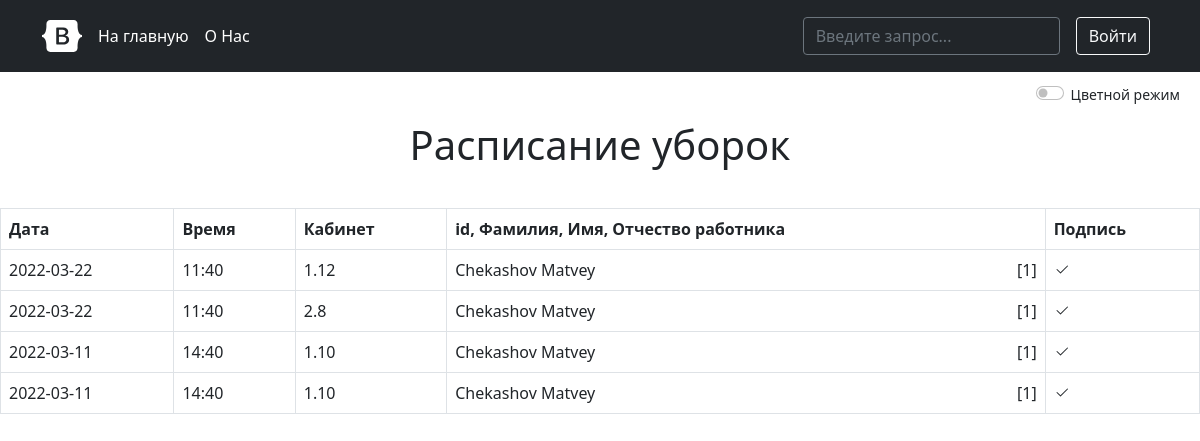
The page /schedules on the database as committed earlier.
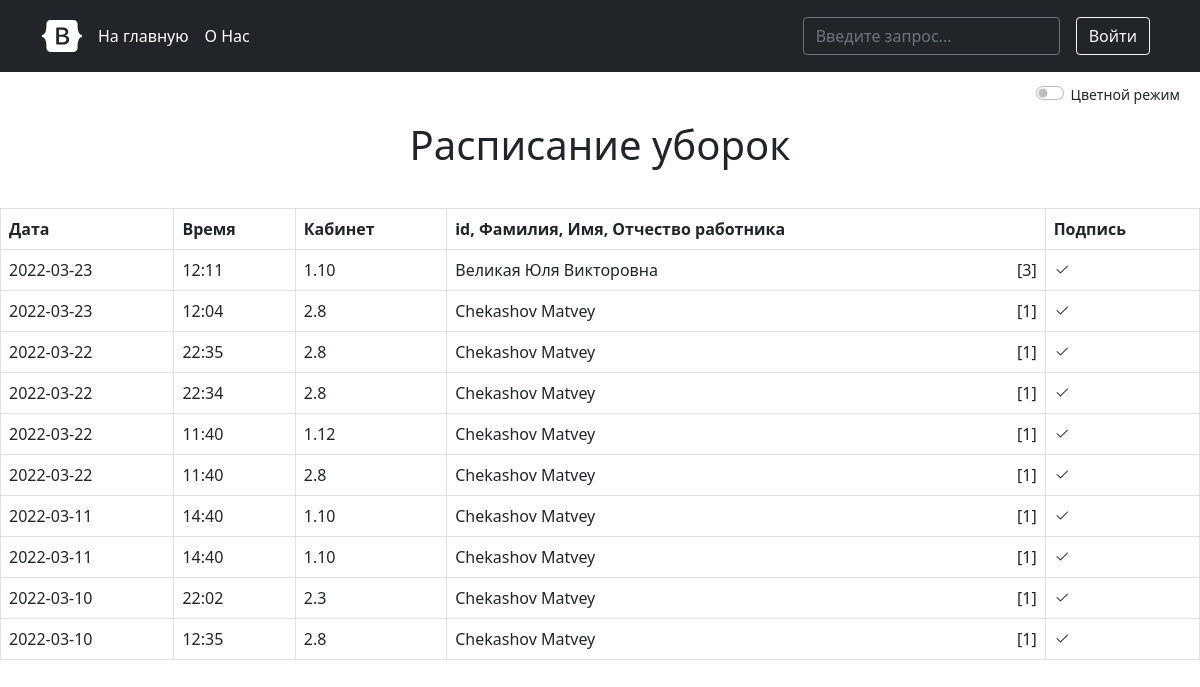
The same page on the database as committed later.
### models.py (models this page shows, shortened)
class ScheduleCleaning(db.Model):
    id = db.Column(db.Integer, primary_key=True)
    cabinet_id = db.Column(db.Integer, db.ForeignKey('cabinet.id'))
    user_id = db.Column(db.Integer, db.ForeignKey('user.id'))
    created_on = db.Column(db.DateTime, default=datetime.utcnow)
    updated_on = db.Column(db.DateTime, default=datetime.utcnow, onupdate=datetime.utcnow)

class Cabinet(db.Model):
    id = db.Column(db.Integer, primary_key=True)
    number = db.Column(db.String(48), nullable=False)
    created_on = db.Column(db.DateTime, default=datetime.utcnow)
    sc = db.relationship('ScheduleCleaning', backref='cabinet')

class User(db.Model, UserMixin):
    id = db.Column(db.Integer, primary_key=True)
    email = db.Column(db.String(64))
    login = db.Column(db.String(64), unique=True)
    name = db.Column(db.String(64), nullable=False)
    surname = db.Column(db.String(64), nullable=False)
    patronymic = db.Column(db.String(64))
    password = db.Column(db.String(128), nullable=False)
    user_sc = db.relationship('ScheduleCleaning', backref='user')
    created_on = db.Column(db.DateTime, default=datetime.utcnow)
    __translate_dict = {'ь': '', 'ъ': '', 'а': 'a', 'б': 'b', 'в': 'v',
                        'г': 'g', 'д': 'd', 'е': 'e', 'ё': 'yo', 'ж': 'zh',
                        'з': 'z', 'и': 'i', 'й': 'y', 'к': 'k', 'л': 'l',
                        'м': 'm', 'н': 'n', 'о': 'o', 'п': 'p', 'р': 'r',
                        'с': 's', 'т': 't', 'у': 'u', 'ф': 'f', 'х': 'h',
                        'ц': 'ts', 'ч': 'ch', 'ш': 'sh', 'щ': 'sch', 'ы': 'yi',
                        'э': 'e', 'ю': 'yu', 'я': 'ya'}
    @staticmethod
    def login(username: str, password: str) -> bool:
        """
        Метод аутентификации и авторизации пользователя с помощью Flask-Login
        :return: bool(True - пользователь успешно авторизован, False - что-то пошло не так (Неверный пароль и т.п.))
        """
        user = User.query.filter_by(name=username).first()
        if user and check_password_hash(user.password, password):
            login_user(user)
            return True
        return False

### controller.py (the view)
@app.route('/', methods=['POST', 'GET'])
@app.route('/schedules', methods=['POST', 'GET'])
def index():
    schedules = ScheduleCleaning.query.order_by(ScheduleCleaning.created_on.desc()).all()
    return render_template('index.html', schedules=schedules, User=User, Cabinet=Cabinet)

### controller.py (called while the page is built, shortened)
@app.before_request
def before_request():
    login()

@app.route('/login', methods=['POST', 'GET'])
def login():
    return render_template('login.html')

@app.after_request
def redirect_to_sign(response):
    if response.status_code == 401:
        return redirect(url_for('login'))
    return response

### templates/template/headers.html (shortened to what this page needs)
<head>
    <link href="https://cdn.jsdelivr.net/npm/bootstrap@5.1.3/dist/css/bootstrap.min.css" rel="stylesheet"
>
    <link href="{{ url_for('static', filename='css/headers.css') }}" rel="stylesheet">
</head>
<div id="site-head">
    <main class="site-header">
        <header class="p-3 bg-dark text-white">
            <div class="container">
                <div class="d-flex flex-wrap align-items-center justify-content-center justify-content-lg-start">
                    <a href="{{ url_for('index') }}"
                       class="d-flex align-items-center mb-2 mb-lg-0 text-white text-decoration-none">
                        <svg class="bi me-2" width="40" height="32" role="img" aria-label="Bootstrap">
                            <use xlink:href="#bootstrap"/>
                        </svg>
                    </a>
                    <ul class="nav col-12 col-lg-auto me-lg-auto mb-2 justify-content-center mb-md-0">
                        <li><a href="{{ url_for('index') }}" class="nav-link px-2 text-white">На главную</a></li>
                        <li><a href="#" class="nav-link px-2 text-white">О Нас</a></li>
                    </ul>
                    <form class="col-12 col-lg-auto mb-3 mb-lg-0 me-lg-3">
                        <input type="search" class="form-control form-control-dark" placeholder="Введите запрос..."
                               aria-label="Поиск" name="query">
                    </form>
                    <div class="text-end">
                        {% if not current_user.is_authenticated %}
                        <button type="button" class="btn btn-outline-light me-2"
                                onclick="location.href=`{{ url_for('login') }}`">Войти
                        </button>
                        {% else %}
                        <button type="button" class="btn btn-outline-light me-2"
                                onclick="location.href=`{{ url_for('logout') }}`">Выйти
                        </button>
                        {% endif %}
                    </div>
                </div>
            </div>
        </header>
    </main>
</div>

### templates/index.html (shortened to what this page needs)
<!DOCTYPE html>
<html lang="ru">
<head>
    <link href="https://cdn.jsdelivr.net/npm/bootstrap@5.1.3/dist/css/bootstrap.min.css" rel="stylesheet"
>
    <link type="text/css" rel="stylesheet" href="{{ url_for('static', filename='css/index.css') }}">
</head>
<body id="body">
{% include 'template/headers.html' %}
<div class="form-check form-switch" id="color_mode">
    <label style="float: right">
        <small>
            <input class="form-check-input" type="checkbox" id="ColorBackgroundMode"
                   onchange="controlColorBackgroundMode()">
            <label class="form-check-label" for="ColorBackgroundMode">Цветной режим</label>
        </small>
    </label>
</div>
<center><h1>Расписание уборок</h1></center>
<br>
<table class="table table-hover table-bordered">
    <tr>
        <th>Дата</th>
        <th>Время</th>
        <th>Кабинет</th>
        <th><span data-tooltip="Уникальный идентификатор пользователя">id</span>, Фамилия, Имя, Отчество работника
        </th>
        <th>Подпись</th>
    </tr>
    {% for schedule in schedules %}
        {% set user = User.query.filter_by(id=schedule.user_id).first() %}
        {% set cabinet = Cabinet.query.filter_by(id=schedule.cabinet_id).first() %}
        <tr>
            <td>{{ schedule.created_on.strftime('%Y-%m-%d') }}</td>
            <td>{{ schedule.created_on.strftime('%H:%M') }}</td>
            <td>{{ cabinet.number }}</td>
            <td>{{ user.surname }} {{ user.name }} {{ user.patronymic }}<label id="id_worker"
                                                                               data-tooltip="Нажмите для детального просмотра"
                                                                               onclick="alert(
                                                                                   '{{ user.name }} {{ user.surname }} {{ user.patronymic }}, {{ user.email }}' +
                                                                                    '')">
                [{{ user.id }}]
            </label>
            </td>
            <td>
                <svg width="1em" height="1em" viewBox="0 0 16 16" class="bi bi-check2" fill="currentColor"
                     xmlns="http://www.w3.org/2000/svg">
                    <path fill-rule="evenodd"
                          d="M13.854 3.646a.5.5 0 0 1 0 .708l-7 7a.5.5 0 0 1-.708 0l-3.5-3.5a.5.5 0 1 1 .708-.708L6.5 10.293l6.646-6.647a.5.5 0 0 1 .708 0z"/>
                </svg>
            </td>
        </tr>
    {% endfor %}
</table>
</body>
</html>

### static/css/index.css (style rules this page uses)
body { background: white; }
center { margin-top: 15px; padding-bottom: 7px; }
#id_worker { float: right; }
#color_mode { margin-right: 20px; margin-top: 10px; }
[data-tooltip] { position: relative; }
[data-tooltip]::after { content: attr(data-tooltip); position: absolute; width: 116px; left: 0; top: 0; background: #3989c9; color: #fff; padding: 0.5em; box-shadow: 2px 2px 5px rgba(0, 0, 0, 0.3); pointer-events: none; opacity: 0; transition: 1s; font-size: 55%; border-radius: 7px; }

### static/css/headers.css (style rules this page uses)
.form-control-dark { color: #fff; background-color: var(--bs-dark); border-color: var(--bs-gray); }
.bi { vertical-align: -.125em; fill: currentColor; }

Rows that differ between the two databases and show on the page:
added ScheduleCleaning: created_on "2022-03-23", created_on "12:11", {{ cabinet.number }} "1.10"
added User: surname "Великая", name "Юля", patronymic "Викторовна", id "3"
added ScheduleCleaning: created_on "2022-03-23", created_on "12:04", {{ cabinet.number }} "2.8", {{ user.surname }} "Chekashov", {{ user.name }} "Matvey", {{ user.id }} "1"
added ScheduleCleaning: created_on "2022-03-22", created_on "22:35", {{ cabinet.number }} "2.8", {{ user.surname }} "Chekashov", {{ user.name }} "Matvey", {{ user.id }} "1"
added ScheduleCleaning: created_on "2022-03-22", created_on "22:34", {{ cabinet.number }} "2.8", {{ user.surname }} "Chekashov", {{ user.name }} "Matvey", {{ user.id }} "1"
added ScheduleCleaning: created_on "2022-03-10", created_on "22:02", {{ user.surname }} "Chekashov", {{ user.name }} "Matvey", {{ user.id }} "1"
now on this page (row unchanged): Cabinet: number "2.3"
added ScheduleCleaning: created_on "2022-03-10", created_on "12:35", {{ cabinet.number }} "2.8", {{ user.surname }} "Chekashov", {{ user.name }} "Matvey", {{ user.id }} "1"
